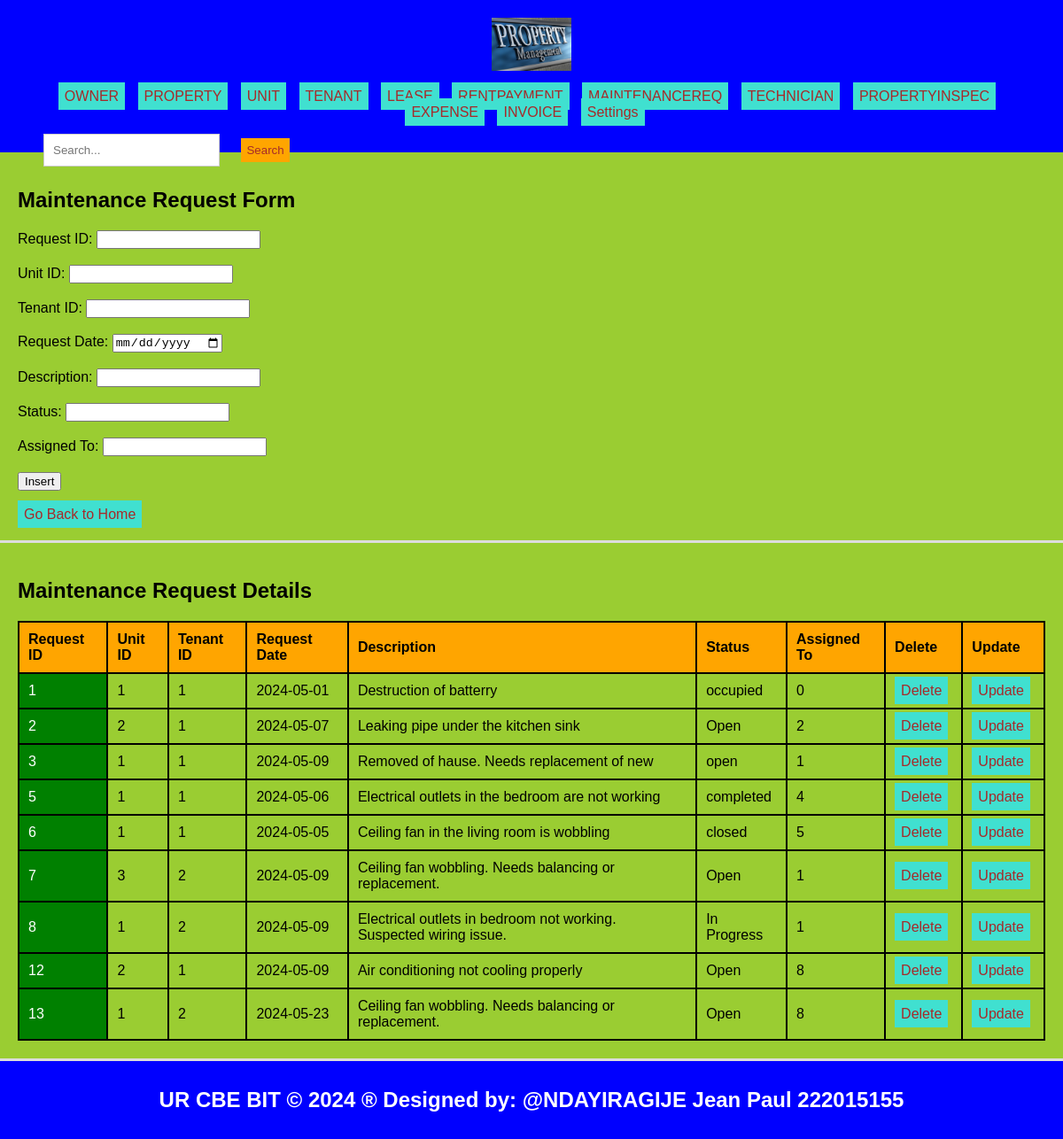
The page /MaintenanceReq.php on the database its author committed.
### tables this page shows
CREATE TABLE `maintenancerequests` (
  `Request_id` int(11) NOT NULL,
  `Unit_id` int(11) DEFAULT NULL,
  `Tenant_id` int(11) DEFAULT NULL,
  `Request_date` date DEFAULT NULL,
  `Description` text DEFAULT NULL,
  `Status` varchar(20) DEFAULT NULL,
  `Assigned_to` int(11) DEFAULT NULL
);

### MaintenanceReq.php (the view, shortened to what this page needs)
<!DOCTYPE html>
<html lang="en">
<head>
  <link rel="stylesheet" type="text/css" href="style.css">
</head>
<body style="background-color: yellowgreen;">
  <header>
    <div>
      <img src="./Images/a.jpg" width="90" height="60" alt="Logo">
    </div>
    <ul class="navbar">
      <ul class="navbar">
    <li style="display: inline; margin-right: 5px;"><a href="./owner.php">OWNER</a></li>
    <li style="display: inline; margin-right: 5px;"><a href="./property.php">PROPERTY</a></li>
    <li style="display: inline; margin-right: 5px;"><a href="./unit.php">UNIT</a></li>
      <li style="display: inline; margin-right: 5px;"><a href="./tenant.php">TENANT</a></li>
        <li style="display: inline; margin-right: 5px;"><a href="./lease.php">LEASE</a></li>
     <li style="display: inline; margin-right: 5px;"><a href="./rentpayment.php">RENTPAYMENT</a></li>
      <li style="display: inline; margin-right: 5px;"><a href="./MaintenanceReq.php">MAINTENANCEREQ</a></li>
      <li style="display: inline; margin-right: 5px;"><a href="./technician.php">TECHNICIAN</a>
      </li>
      <li style="display: inline; margin-right: 5px;"><a href="./propertyinspec.php">PROPERTYINSPEC</a></li>
      <li style="display: inline; margin-right: 5px;"><a href="./Expense.php">EXPENSE</a></li>
        <li style="display: inline; margin-right: 5px;"><a href="./invoice.php">INVOICE</a>
        <li class="dropdown">
        <a href="#">Settings</a>
      </li>
    </ul>
    <div class="search-form" style="text-align: right; padding: 10px;">
      <form role="search" action="search.php">
        <input class="form-control" type="search" placeholder="Search..." aria-label="Search" name="query">
        <button class="btn" type="submit">Search</button>
      </form>
    </div>
  </header>
  <section>
    <h1>Maintenance Request Form</h1>
    <form method="post" onsubmit="return confirmInsert();">
      <label for="request_id">Request ID:</label>
      <input type="number" id="request_id" name="request_id" required><br><br>
      <label for="unit_id">Unit ID:</label>
      <input type="number" id="unit_id" name="unit_id" required><br><br>
      <label for="tenant_id">Tenant ID:</label>
      <input type="number" id="tenant_id" name="tenant_id" required><br><br>
      <label for="request_date">Request Date:</label>
      <input type="date" id="request_date" name="request_date" required><br><br>
      <label for="description">Description:</label>
      <input type="text" id="description" name="description" required><br><br>
      <label for="status">Status:</label>
      <input type="text" id="status" name="status" required><br><br>
      <label for="assigned_to">Assigned To:</label>
      <input type="text" id="assigned_to" name="assigned_to" required><br><br>
      <input type="submit" name="add" value="Insert"><br><br>
      <a href="./home.html">Go Back to Home</a>
    </form>
  </section>
  <?php
  include('database_connection.php');
  ?>
  <section>
    <h2>Maintenance Request Details</h2>
    <table>
      <tr>
        <th>Request ID</th>
        <th>Unit ID</th>
        <th>Tenant ID</th>
        <th>Request Date</th>
        <th>Description</th>
        <th>Status</th>
        <th>Assigned To</th>
        <th>Delete</th>
        <th>Update</th>
      </tr>
      <?php
      $result = $connection->query("SELECT * FROM maintenancerequests");
      if ($result->num_rows > 0) {
          while ($row = $result->fetch_assoc()) {
              echo "<tr>
                    <td>{$row['Request_id']}</td>
                    <td>{$row['Unit_id']}</td>
                    <td>{$row['Tenant_id']}</td>
                    <td>{$row['Request_date']}</td>
                    <td>{$row['Description']}</td>
                    <td>{$row['Status']}</td>
                    <td>{$row['Assigned_to']}</td>
                    <td><a href='delete_MaintenanceReq.php?request_id={$row['Request_id']}'>Delete</a></td>
                    <td><a href='update_MaintenanceReq.php?request_id={$row['Request_id']}'>Update</a></td>
                   </tr>";
          }
      } else {
          echo "<tr><td colspan='9'>No data found</td></tr>";
      }
      ?>
    </table>
  </section>
  <footer>
    <h2>UR CBE BIT &copy; 2024 &reg; Designed by: @NDAYIRAGIJE Jean Paul 222015155</h2>
  </footer>
</body>
</html>

### style.css (style rules this page uses)
body { font-family: Arial, sans-serif; margin: 0; padding: 0; }
.search-form { float: left; padding: 20px; }
.form-control { padding: 18px; margin-left: 19px; border: 1px solid #ccc; }
.btn { padding: 6px; background-color: orange; color: brown; border: none; }
.dropdown { position: relative; display: inline; margin-right: 10px; }
body { font-family: Arial,sans-serif; margin:0; padding:0; }
header { background-color:blue; padding: 20px; }
.dropdown { position: right; display:right; direction:rtl; }
section { padding:28px; border-bottom: 1px solid #ddd; }
footer { text-align: center; padding: 15px; background-color:blue; }

### MaintenanceReq.php (style rules this page uses)
a { padding: 7px; color: white; background-color: turquoise; text-decoration: none; margin-right: 5px; }
a:link { color: brown; }
button.btn { margin-left: 20px; margin-top: 10px; }
input.form-control { padding: 10px; }
table { width: 100%; border-collapse: collapse; }
th, td { border: 2px solid black; padding: 10px; text-align: left; }
th { background-color: orange; }
td:first-child { background-color:green; color: white; }
section { padding: 20px; border-bottom: 3px solid #ddd; }
header { text-align: center; padding: 20px; background-color: blue; color: white; }
footer { text-align: center; padding: 10px; background-color: blue; color: white; }
.navbar { list-style-type: none; padding: 0; text-align: center; }
.navbar li { display: inline-block; margin-right: 10px; }
.dropdown { position: relative; display: inline-block; }

### rows shown on the page
maintenancerequests: Request_id "1", Unit "1", Tenant "1", Request_date "2024-05-01", Description "Destruction of batterry", Status "occupied", Assigned_to "0"
maintenancerequests: Request_id "2", Unit "2", Tenant "1", Request_date "2024-05-07", Description "Leaking pipe under the kitchen sink", Status "Open", Assigned_to "2"
maintenancerequests: Request_id "3", Unit "1", Tenant "1", Request_date "2024-05-09", Description "Removed of hause. Needs replacement of new", Status "open", Assigned_to "1"
maintenancerequests: Request_id "5", Unit "1", Tenant "1", Request_date "2024-05-06", Description "Electrical outlets in the bedroom are not working", Status "completed", Assigned_to "4"
maintenancerequests: Request_id "6", Unit "1", Tenant "1", Request_date "2024-05-05", Description "Ceiling fan in the living room is wobbling", Status "closed", Assigned_to "5"
maintenancerequests: Request_id "7", Unit "3", Tenant "2", Request_date "2024-05-09", Description "Ceiling fan wobbling. Needs balancing or replacement.", Status "Open", Assigned_to "1"
maintenancerequests: Request_id "8", Unit "1", Tenant "2", Request_date "2024-05-09", Description "Electrical outlets in bedroom not working. Suspected wiring issue.", Status "In Progress", Assigned_to "1"
maintenancerequests: Request_id "12", Unit "2", Tenant "1", Request_date "2024-05-09", Description "Air conditioning not cooling properly", Status "Open", Assigned_to "8"
maintenancerequests: Request_id "13", Unit "1", Tenant "2", Request_date "2024-05-23", Description "Ceiling fan wobbling. Needs balancing or replacement.", Status "Open", Assigned_to "8"
